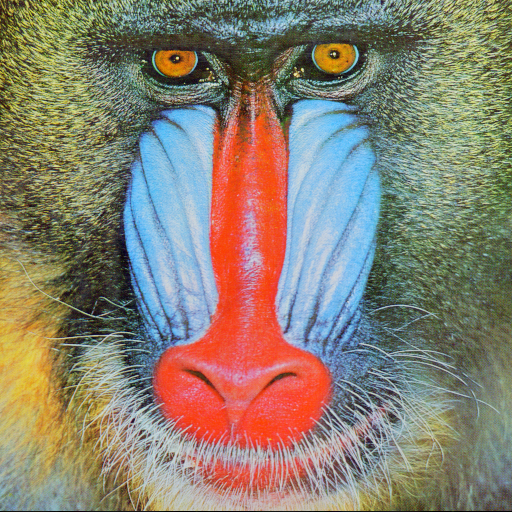
#> input picture fotos/baboon.tiff, 512 x 512 px, found by its file name
$ jupyter execute clase2.ipynb   (shell and % lines are left out)
#> lines starting #> are read from the running program, lines starting #| are printed output that depends on the picture
# Imagenes en memoria
# Canales
# Histograma

[cell 1]
import cv2 as cv
import matplotlib.pyplot as plt
import numpy as np
import sys
sys.path.append('/Users/carlosalvarado/Desktop/ComputerVision/fotos/')

import plot # lo de abajo, es especial para los notebooks.
plt.style.use('dark_background')

path = '/Users/carlosalvarado/Desktop/ComputerVision/fotos/'

[cell 2]
im = cv.imread(path+'Baboon.tiff', cv.IMREAD_COLOR)
#> im is the input picture: shape (512, 512, 3); mean B, G, R 113.1, 128.9, 137.4
# RGB -> BGR
img = cv.cvtColor(im, cv.COLOR_BGR2RGB)

[cell 3]
rows, cols, channels = img.shape
#> rows = 512; cols = 512; channels = 3
print('Rows {0}\nCols {1}\nChannels {2}'.format(rows,cols,channels))
#| Rows 512
#| Cols 512
#| Channels 3

[cell 4]
def imgview(img, title=None, filename=None, axis=False):
    """
    """
#> called with axis = False
    r,c = img.shape[0:2]
#> r = 512; c = 512
    k=8
    fig = plt.figure(figsize=(k,k)) #creamos una figura. Es crear una instancia donde vamos a dibujar.
    ax = fig.add_subplot(111) # sobre la misma, agrego un subplot(111), el 111 es la posición. filas, columnas y posición a la cual nos referimos el ax.
                              # el ax, (axis) son ejes.
    if len(img.shape) == 3:  #decido si la imagen es o no a color. Y decimos cómo dibujarla.
        im = ax.imshow(img,extent=None) # punto el contenido del ax. extent, configurar el origen de la gráfica.
    else:
        im = ax.imshow(img,extent=None,cmap='gray',vmin=0,vmax=255) # escala de color, min y max de la escala.

    # el im, sirve para reciclar el objeto.

    if title != None:
        ax.set_title(title,fontsize=14) # si  trae un titulo, se lo pongo a la imagen.


    if not axis: # para poner las "direcciones" o la posición de cada pixel de la imagen.
        plt.axis('off')
    else:
        ax.grid(c='w')
        ax.xaxis.tick_top()
        ax.xaxis.set_label_position('top')
        ax.set_xlabel('Columns',fontsize=14)
        ax.set_ylabel('Rows',fontsize=14)
        ax.xaxis.label.set_color('w')
        ax.yaxis.label.set_color('w')
        ax.tick_params(axis='x', colors='w',labelsize=14)
        ax.tick_params(axis='y', colors='w',labelsize=14)

    if filename != None: # si tiene un dirección, entonces lo guarda ahí.
        plt.savefig(filename)
    plt.show()

imgview(img, axis=False)

[cell 5]
# first row of the image in channel 0
print(img[0:rows,0:2,0])
#> (printed output is left out)

[cell 6]
imgview(img[30:512,0:210,0:3], axis=False)
#> call 2 of imgview, with axis = False
#> in imgview (call 2), `plt.show()`:
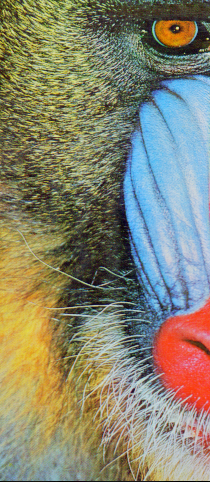
#> shown: shape (482, 210, 3); mean R, G, B 134.7, 133, 111.7

[cell 7]
def splitrgb(img, filename=None):
    """
    """
    if len(img.shape) != 3: # que sea color
        return 0

    fig = plt.figure(figsize=(10,10)) # hacer la figura
    # obtener los 3 canales de color que hay.
    r = img[:,:,0]
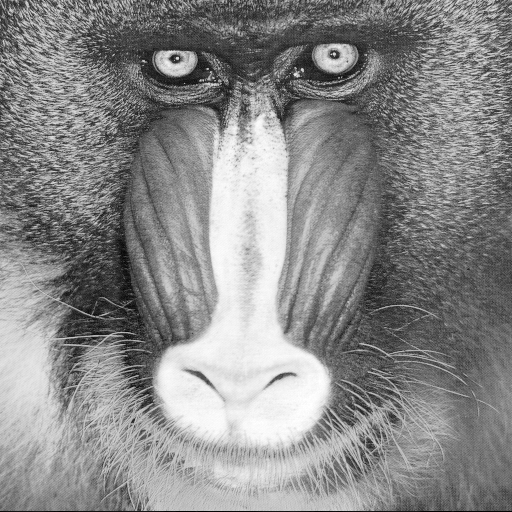
#> r: shape (512, 512); min 0, max 255, mean 137.4
    g = img[:,:,1]
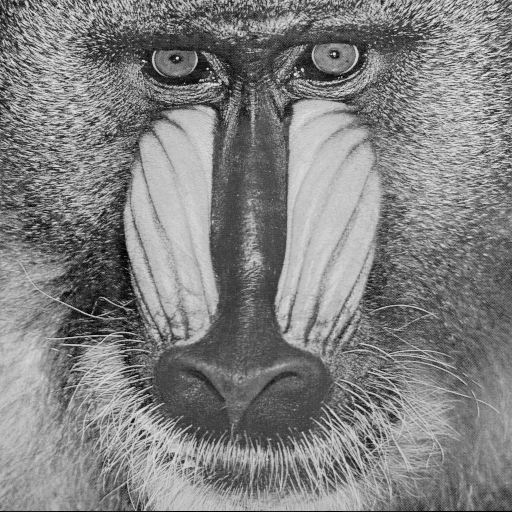
#> g: shape (512, 512); min 0, max 236, mean 128.9
    b = img[:,:,2]
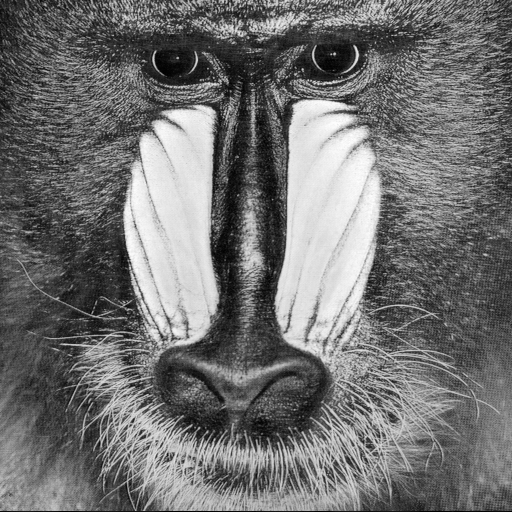
#> b: shape (512, 512); min 0, max 255, mean 113.1
    # a la figura, le hago el subplot, los 2, 2. Son las filas y columnas, y el 1 es "la primera imagen."
    ax1 = fig.add_subplot(221)
    ax1.imshow(img)
    ax1.set_title('RGB')
    plt.axis('off') # adios esquinas y mediciones para la posicion de los pixeles.
    ax2 = fig.add_subplot(222)
    ax2.imshow(r,cmap='gray', vmin=0, vmax=255) # pongo el plano y la escala que quiero.
    ax2.set_title('R')
    plt.axis('off') # adios esquinas y mediciones para la posicion de los pixeles.
    ax3 = fig.add_subplot(223)
    ax3.imshow(g,cmap='gray', vmin=0, vmax=255) # pongo el plano y la escala que quiero.
    ax3.set_title('G')
    plt.axis('off') # adios esquinas y mediciones para la posicion de los pixeles.
    ax4 = fig.add_subplot(224)
    ax4.imshow(b,cmap='gray', vmin=0, vmax=255) # pongo el plano y la escala que quiero.
    ax4.set_title('B')
    plt.axis('off')
    if filename != None: # si tiene un dirección, entonces lo guarda ahí.
        plt.savefig(filename)


    plt.show()

splitrgb(img)

[cell 8]
for v in img[255,0:512,2]:
    print(v, end=' | ')
#> this loop made 512 passes
#> v on passes 1 to 3: 100, 107, 91
#| 100 |
#| 107 |
#| 91 |
#| 83 |
#| 59 |
#| 63 |
#| 83 |
#| 79 |
#> (further printed lines are left out)

[cell 9]
# Vemos un "plano" de cómo vemos la imagen.
# es ver el comportamiento de una línea que representa el comportamiento del plano.

fig, ax = plt.subplots(figsize=(30,8))
ax.plot(img[300,:,1], c='w')
ax.set_facecolor('k')
ax.grid(alpha=0.3)
plt.show()
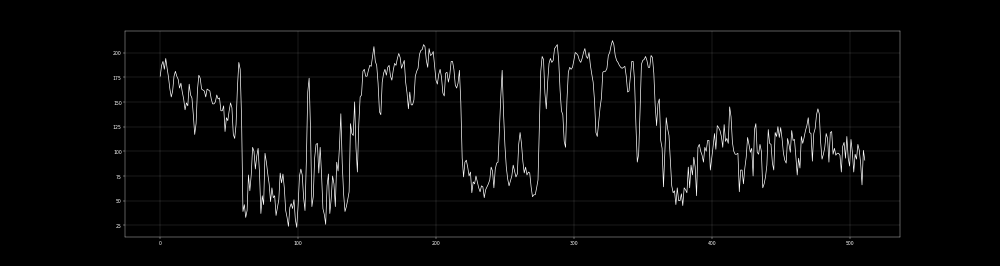
#> figure drawn by matplotlib, 1 panel; curve peaks at x = 328, y = 212

[cell 10]
def hist(img,fill=False,filename=None):
#> called with fill = True
    fig, ax = plt.subplots(figsize=(20,8))
    colors = ['r','g','b']
    for i, color in enumerate(colors):
        histr = cv.calcHist([img],[i],None,[256],[0,256])
        ax.plot(histr, c=color, alpha=0.9)
        x = np.arange(0.0, 256, 1)
        if fill:
            ax.fill_between(x, 0, histr.ravel(), alpha=0.2, color=color)
    ax.set_xlim([0,256])
    ax.grid(alpha=0.2)
    ax.set_facecolor('k')
    ax.set_title('Histogram', fontsize=20)
    ax.set_xlabel('Pixel value', fontsize=20)
    ax.set_ylabel('Pixel count', fontsize=20)

    if filename != None:
        plt.savefig(filename)
    plt.show()
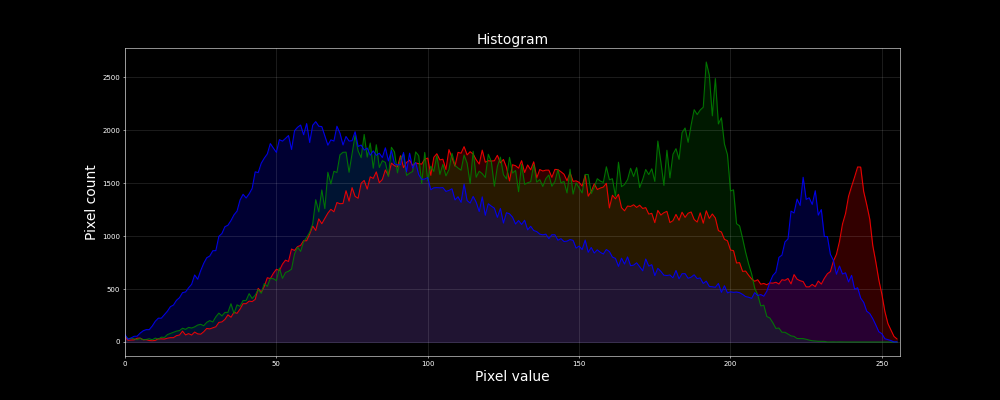
#> figure drawn by matplotlib, 1 panel; curve peaks at x = 112, y = 1845; curve peaks at x = 192, y = 2644; curve peaks at x = 63, y = 2081

hist(img,True)

[cell 11]
def hist(img,filename=None):

    fig = plt.figure(figsize=(30,10))
    ax1 = fig.add_subplot(111)
    colors = ['r','g','b']
    for i,color in enumerate(colors):
        histr = cv.calcHist([img],[i],None,[256],[0,256])
        ax1.plot(histr,c=color)
    plt.show()
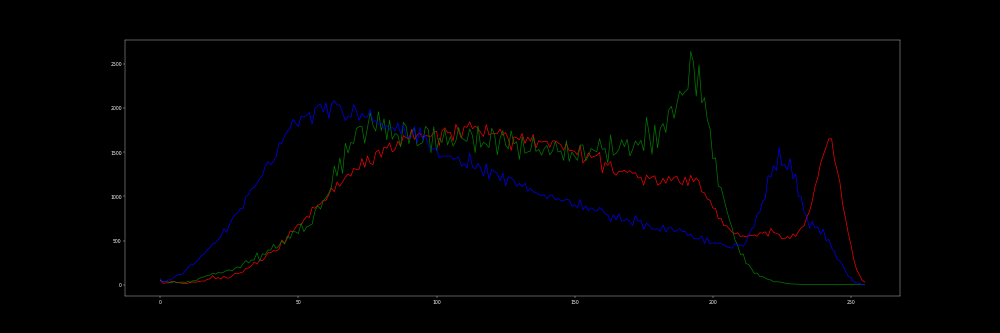
#> figure drawn by matplotlib, 1 panel; curve peaks at x = 112, y = 1845; curve peaks at x = 192, y = 2644; curve peaks at x = 63, y = 2081
hist(img)
